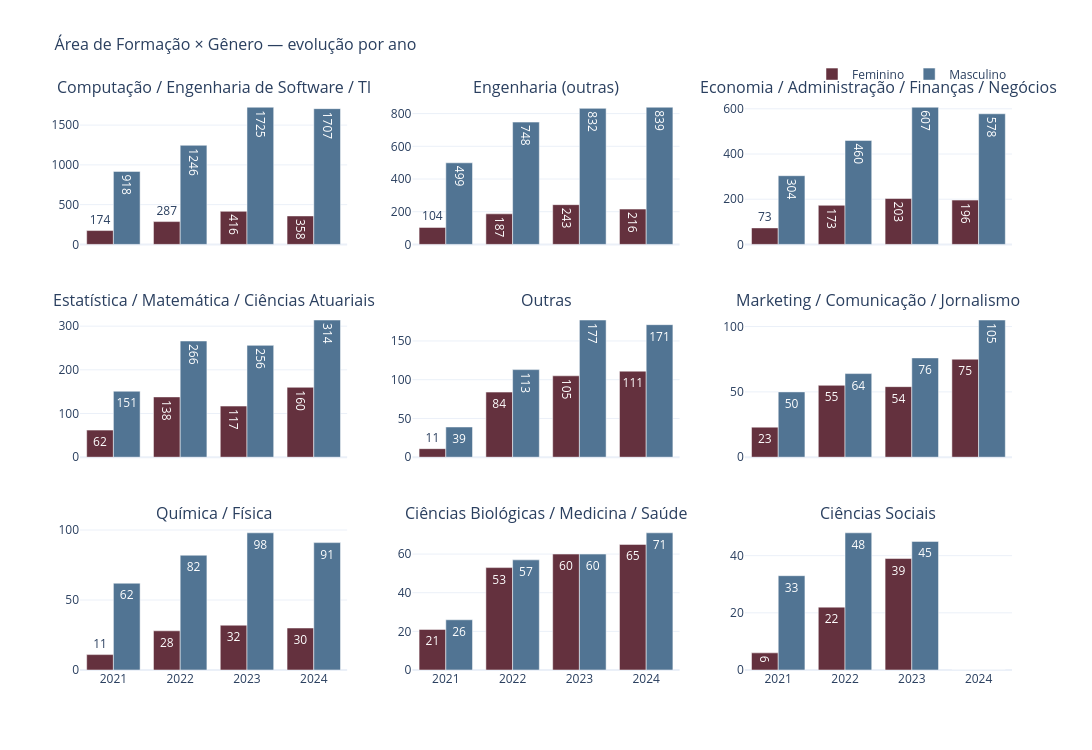

Source (notebook cell):
### Markdown cell above
---
## Gráfico 4 — Área de Formação × Gênero (evolução por ano)
> Grade de subplots: uma célula por área, barras agrupadas por ano e gênero.

### Code cell
df_area = df.dropna(subset=['area_formacao'])
df_contagem = df_area.groupby(['area_formacao', 'ano_pesquisa', 'genero']).size().reset_index(name='n')

areas = df_contagem.groupby('area_formacao')['n'].sum().sort_values(ascending=False).index.tolist()
n_cols = 3
n_rows = -(-len(areas) // n_cols)

fig = make_subplots(
    rows=n_rows, cols=n_cols,
    subplot_titles=areas,
    shared_xaxes=True,
    horizontal_spacing=0.07,
    vertical_spacing=0.12
)

for idx, area in enumerate(areas):
    row = idx // n_cols + 1
    col = idx % n_cols + 1
    for genero in ['Feminino', 'Masculino']:
        df_filtrado = df_contagem[(df_contagem['area_formacao'] == area) & (df_contagem['genero'] == genero)]
        y_vals = [df_filtrado[df_filtrado['ano_pesquisa'] == ano]['n'].values[0]
                  if not df_filtrado[df_filtrado['ano_pesquisa'] == ano].empty else 0
                  for ano in ANOS]
        fig.add_trace(go.Bar(
            x=ANOS, y=y_vals,
            name=genero,
            marker_color=CORES[genero],
            text=y_vals,
            textposition='auto',
        ), row=row, col=col)

fig = legenda_unica(fig)
fig = layout_padrao(fig, 'Área de Formação × Gênero — evolução por ano',
                    height=min(1000, n_rows * 250), width=1200, barmode='group')
fig.show()

### Figure 1 — Plotly figure (JSON) as saved in the notebook; plotly's stock layout.template omitted (floating-point values rounded to 4 significant figures)
{"data": [{"marker": {"color": "#64313E"}, "name": "Feminino", "showlegend": true, "text": ["174", "287", "416", "358"], "textposition": "auto", "type": "bar", "x": ["2021", "2022", "2023", "2024"], "xaxis": "x", "y": [174, 287, 416, 358], "yaxis": "y"}, {"marker": {"color": "#517493"}, "name": "Masculino", "showlegend": true, "text": ["918", "1246", "1725", "1707"], "textposition": "auto", "type": "bar", "x": ["2021", "2022", "2023", "2024"], "xaxis": "x", "y": [918, 1246, 1725, 1707], "yaxis": "y"}, {"marker": {"color": "#64313E"}, "name": "Feminino", "showlegend": false, "text": ["104", "187", "243", "216"], "textposition": "auto", "type": "bar", "x": ["2021", "2022", "2023", "2024"], "xaxis": "x2", "y": [104, 187, 243, 216], "yaxis": "y2"}, {"marker": {"color": "#517493"}, "name": "Masculino", "showlegend": false, "text": ["499", "748", "832", "839"], "textposition": "auto", "type": "bar", "x": ["2021", "2022", "2023", "2024"], "xaxis": "x2", "y": [499, 748, 832, 839], "yaxis": "y2"}, {"marker": {"color": "#64313E"}, "name": "Feminino", "showlegend": false, "text": ["73", "173", "203", "196"], "textposition": "auto", "type": "bar", "x": ["2021", "2022", "2023", "2024"], "xaxis": "x3", "y": [73, 173, 203, 196], "yaxis": "y3"}, {"marker": {"color": "#517493"}, "name": "Masculino", "showlegend": false, "text": ["304", "460", "607", "578"], "textposition": "auto", "type": "bar", "x": ["2021", "2022", "2023", "2024"], "xaxis": "x3", "y": [304, 460, 607, 578], "yaxis": "y3"}, {"marker": {"color": "#64313E"}, "name": "Feminino", "showlegend": false, "text": ["62", "138", "117", "160"], "textposition": "auto", "type": "bar", "x": ["2021", "2022", "2023", "2024"], "xaxis": "x4", "y": [62, 138, 117, 160], "yaxis": "y4"}, {"marker": {"color": "#517493"}, "name": "Masculino", "showlegend": false, "text": ["151", "266", "256", "314"], "textposition": "auto", "type": "bar", "x": ["2021", "2022", "2023", "2024"], "xaxis": "x4", "y": [151, 266, 256, 314], "yaxis": "y4"}, {"marker": {"color": "#64313E"}, "name": "Feminino", "showlegend": false, "text": ["11", "84", "105", "111"], "textposition": "auto", "type": "bar", "x": ["2021", "2022", "2023", "2024"], "xaxis": "x5", "y": [11, 84, 105, 111], "yaxis": "y5"}, {"marker": {"color": "#517493"}, "name": "Masculino", "showlegend": false, "text": ["39", "113", "177", "171"], "textposition": "auto", "type": "bar", "x": ["2021", "2022", "2023", "2024"], "xaxis": "x5", "y": [39, 113, 177, 171], "yaxis": "y5"}, {"marker": {"color": "#64313E"}, "name": "Feminino", "showlegend": false, "text": ["23", "55", "54", "75"], "textposition": "auto", "type": "bar", "x": ["2021", "2022", "2023", "2024"], "xaxis": "x6", "y": [23, 55, 54, 75], "yaxis": "y6"}, {"marker": {"color": "#517493"}, "name": "Masculino", "showlegend": false, "text": ["50", "64", "76", "105"], "textposition": "auto", "type": "bar", "x": ["2021", "2022", "2023", "2024"], "xaxis": "x6", "y": [50, 64, 76, 105], "yaxis": "y6"}, {"marker": {"color": "#64313E"}, "name": "Feminino", "showlegend": false, "text": ["11", "28", "32", "30"], "textposition": "auto", "type": "bar", "x": ["2021", "2022", "2023", "2024"], "xaxis": "x7", "y": [11, 28, 32, 30], "yaxis": "y7"}, {"marker": {"color": "#517493"}, "name": "Masculino", "showlegend": false, "text": ["62", "82", "98", "91"], "textposition": "auto", "type": "bar", "x": ["2021", "2022", "2023", "2024"], "xaxis": "x7", "y": [62, 82, 98, 91], "yaxis": "y7"}, {"marker": {"color": "#64313E"}, "name": "Feminino", "showlegend": false, "text": ["21", "53", "60", "65"], "textposition": "auto", "type": "bar", "x": ["2021", "2022", "2023", "2024"], "xaxis": "x8", "y": [21, 53, 60, 65], "yaxis": "y8"}, {"marker": {"color": "#517493"}, "name": "Masculino", "showlegend": false, "text": ["26", "57", "60", "71"], "textposition": "auto", "type": "bar", "x": ["2021", "2022", "2023", "2024"], "xaxis": "x8", "y": [26, 57, 60, 71], "yaxis": "y8"}, {"marker": {"color": "#64313E"}, "name": "Feminino", "showlegend": false, "text": ["6", "22", "39", "0"], "textposition": "auto", "type": "bar", "x": ["2021", "2022", "2023", "2024"], "xaxis": "x9", "y": [6, 22, 39, 0], "yaxis": "y9"}, {"marker": {"color": "#517493"}, "name": "Masculino", "showlegend": false, "text": ["33", "48", "45", "0"], "textposition": "auto", "type": "bar", "x": ["2021", "2022", "2023", "2024"], "xaxis": "x9", "y": [33, 48, 45, 0], "yaxis": "y9"}], "layout": {"annotations": [{"font": {"size": 16}, "showarrow": false, "text": "Computação / Engenharia de Software / TI", "x": 0.1433, "xanchor": "center", "xref": "paper", "y": 1, "yanchor": "bottom", "yref": "paper"}, {"font": {"size": 16}, "showarrow": false, "text": "Engenharia (outras)", "x": 0.5, "xanchor": "center", "xref": "paper", "y": 1, "yanchor": "bottom", "yref": "paper"}, {"font": {"size": 16}, "showarrow": false, "text": "Economia / Administração / Finanças / Negócios", "x": 0.8567, "xanchor": "center", "xref": "paper", "y": 1, "yanchor": "bottom", "yref": "paper"}, {"font": {"size": 16}, "showarrow": false, "text": "Estatística / Matemática / Ciências Atuariais", "x": 0.1433, "xanchor": "center", "xref": "paper", "y": 0.6267, "yanchor": "bottom", "yref": "paper"}, {"font": {"size": 16}, "showarrow": false, "text": "Outras", "x": 0.5, "xanchor": "center", "xref": "paper", "y": 0.6267, "yanchor": "bottom", "yref": "paper"}, {"font": {"size": 16}, "showarrow": false, "text": "Marketing / Comunicação / Jornalismo", "x": 0.8567, "xanchor": "center", "xref": "paper", "y": 0.6267, "yanchor": "bottom", "yref": "paper"}, {"font": {"size": 16}, "showarrow": false, "text": "Química / Física", "x": 0.1433, "xanchor": "center", "xref": "paper", "y": 0.2533, "yanchor": "bottom", "yref": "paper"}, {"font": {"size": 16}, "showarrow": false, "text": "Ciências Biológicas / Medicina / Saúde", "x": 0.5, "xanchor": "center", "xref": "paper", "y": 0.2533, "yanchor": "bottom", "yref": "paper"}, {"font": {"size": 16}, "showarrow": false, "text": "Ciências Sociais", "x": 0.8567, "xanchor": "center", "xref": "paper", "y": 0.2533, "yanchor": "bottom", "yref": "paper"}], "barmode": "group", "height": 750, "legend": {"orientation": "h", "x": 1, "xanchor": "right", "y": 1.02, "yanchor": "bottom"}, "title": {"font": {"size": 16}, "text": "Área de Formação × Gênero — evolução por ano"}, "width": 1200, "xaxis": {"anchor": "y", "domain": [0, 0.2867], "matches": "x7", "showticklabels": false}, "xaxis2": {"anchor": "y2", "domain": [0.3567, 0.6433], "matches": "x8", "showticklabels": false}, "xaxis3": {"anchor": "y3", "domain": [0.7133, 1], "matches": "x9", "showticklabels": false}, "xaxis4": {"anchor": "y4", "domain": [0, 0.2867], "matches": "x7", "showticklabels": false}, "xaxis5": {"anchor": "y5", "domain": [0.3567, 0.6433], "matches": "x8", "showticklabels": false}, "xaxis6": {"anchor": "y6", "domain": [0.7133, 1], "matches": "x9", "showticklabels": false}, "xaxis7": {"anchor": "y7", "domain": [0, 0.2867]}, "xaxis8": {"anchor": "y8", "domain": [0.3567, 0.6433]}, "xaxis9": {"anchor": "y9", "domain": [0.7133, 1]}, "yaxis": {"anchor": "x", "domain": [0.7467, 1]}, "yaxis2": {"anchor": "x2", "domain": [0.7467, 1]}, "yaxis3": {"anchor": "x3", "domain": [0.7467, 1]}, "yaxis4": {"anchor": "x4", "domain": [0.3733, 0.6267]}, "yaxis5": {"anchor": "x5", "domain": [0.3733, 0.6267]}, "yaxis6": {"anchor": "x6", "domain": [0.3733, 0.6267]}, "yaxis7": {"anchor": "x7", "domain": [0, 0.2533]}, "yaxis8": {"anchor": "x8", "domain": [0, 0.2533]}, "yaxis9": {"anchor": "x9", "domain": [0, 0.2533]}}}
